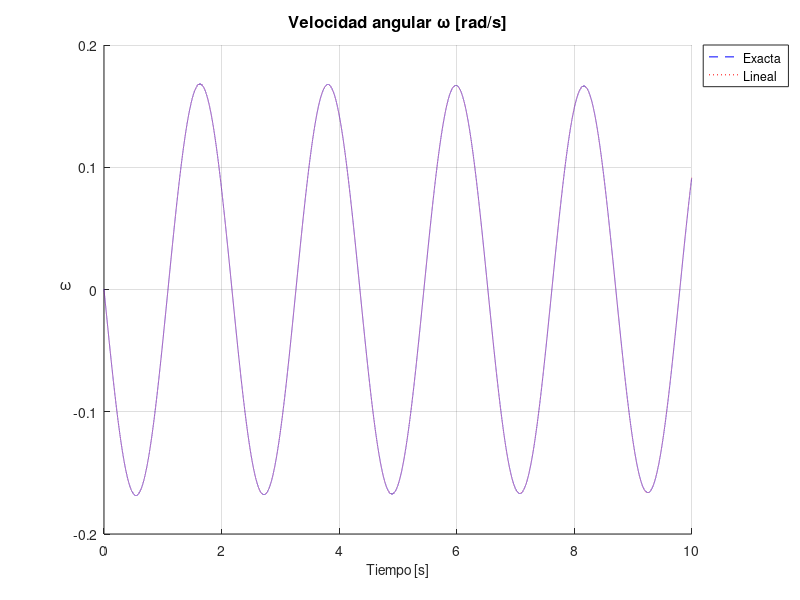
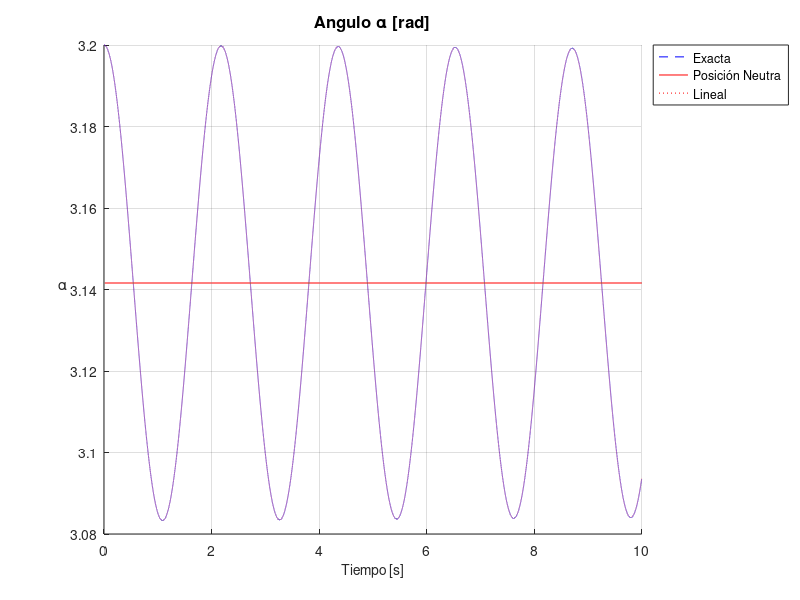
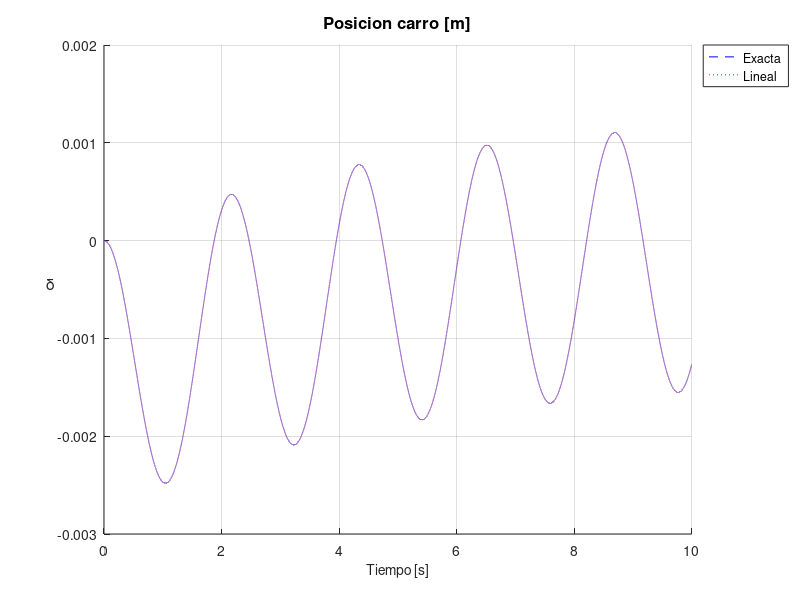
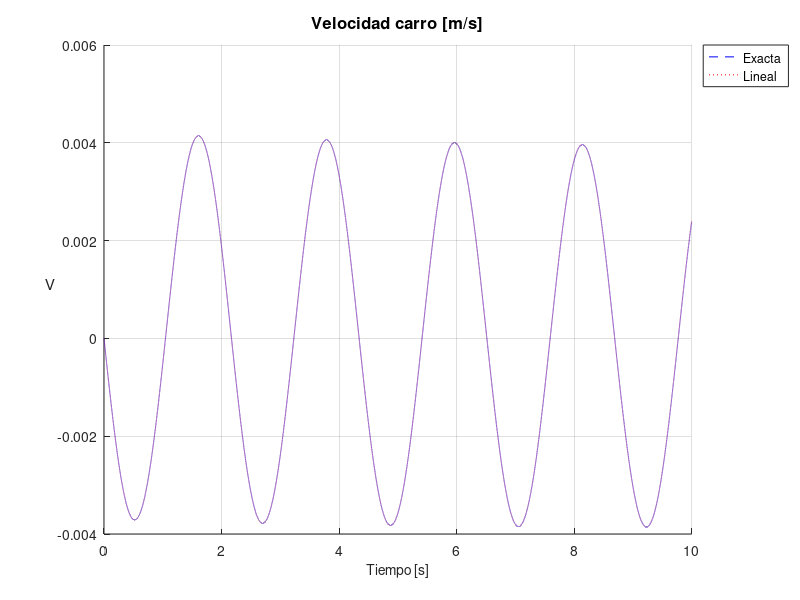

These figures' MATLAB source, in order:
clc;clear all;close all;

tic
m       = 0.01;
Fricc   = 0.1;
long    = 1.2;
g       = 9.8;
M       = 0.5;
h       = 0.0001;
tiempo  = 10/h;
p_pp    = 0;
tita_pp = 0;
omega(1)= 0;

%Condiciones iniciales
alfa(1) = 3.2;   % Cambiar según el equilibrio
p(1)    = 0;
p_p(1)  = 0;
u(1)    = 0;
p(1)    = 0;
i       = 1;

%Versión linealizada en el equilibrio estable. Sontag Pp 104.
%estado=[p(i); p_p(i); alfa(i); omega(i)]
Mat_A   = [0 1 0 0;...
          0 -Fricc/M -m*g/M 0;...
          0 0 0 1;...
          0 -Fricc/(long*M) -g*(m+M)/(long*M) 0];
Mat_B   = [0;...
           1/M;...
           0;...
           1/(long*M)];
X0      = [0 0 pi 0]';        % Cambiar según el equilibrio
x       = [0 0 alfa(1) 0]';

while(i<(tiempo+1))

    %Variables del sistema no lineal
    estado  = [p(i); p_p(i); alfa(i); omega(i)];
    u(i)    = 0;
    
    %Sistema no lineal
    p_pp        = (1/(M+m)) * (u(i) - m*long*tita_pp*cos(alfa(i)) + m*long*omega(i)^2*sin(alfa(i)) - Fricc*p_p(i));
    tita_pp     = (1/long) * (g*sin(alfa(i)) - p_pp*cos(alfa(i)));
    
    p_p(i+1)    = p_p(i) + h*p_pp;
    p(i+1)      = p(i) + h*p_p(i);
    omega(i+1)  = omega(i) + h*tita_pp;
    alfa(i+1)   = alfa(i) + h*omega(i);
    
    %Variables del sistema lineal
    pl(i) = x(1); p_pl(i) = x(2); alfal(i) = x(3); omegal(i) = x(4);
    
    %Sistema lineal
    xp  = Mat_A*(x-X0) + Mat_B*u(i);
    x   = x + h*xp;
    i   = i+1;
end

TCalculo = toc

t         = 0:i-1;
t         = t*h;
u(i)      = 0;
pl(i)     = x(1);
p_pl(i)   = x(2);
alfal(i)  = x(3);
omegal(i) = x(4);

hfig1 = figure(1);
set(hfig1, 'Visible', 'off');
hold on;
title('Velocidad angular \omega [rad/s]',"fontsize",12);
xlabel('Tiempo [s]',"fontsize",10);
ylabel('\omega',"rotation",0);
plot(t,omega,'--b',"displayname","Exacta");
plot(t,omegal,':r',"displayname","Lineal");
legend("location","bestoutside");
grid on;
print('figura1','-landscape','-r500',"-dpng")

hfig2 = figure(2);
set(hfig1, 'Visible', 'off');
hold on;
title('Angulo \alpha [rad]',"fontsize",12);
xlabel('Tiempo [s]',"fontsize",10);
ylabel('\alpha',"rotation",0);
plot(t, alfa,'--b',"displayname","Exacta");
plot(t, pi*ones(size(t)),'r',"displayname","Posición Neutra");
plot(t, alfal,':r',"displayname","Lineal");
legend("location","bestoutside");
grid on;
print('figura2','-landscape','-r500',"-dpng")

hfig3 = figure(3);
set(hfig1, 'Visible', 'off');
hold on;
title('Posicion carro [m]',"fontsize",12);
xlabel('Tiempo [s]',"fontsize",10);
ylabel('\delta',"rotation",0);
plot(t,p,'--b',"displayname","Exacta");
plot(t,pl,':r',"displayname","Lineal");
legend("location","bestoutside");
grid on;
print('figura3','-landscape','-r500',"-dpng")

hfig4 = figure(4);
set(hfig1, 'Visible', 'off');
hold on;
title('Velocidad carro [m/s]',"fontsize",12);
xlabel('Tiempo [s]',"fontsize",10);
ylabel('V',"rotation",0);
plot(t,p_p,'--b',"displayname","Exacta");
plot(t,p_pl,':r',"displayname","Lineal");
legend("location","bestoutside");
grid on;
print('figura4','-landscape','-r500',"-dpng")

hfig5 = figure(5);
set(hfig1, 'Visible', 'off');
hold on;
title('Accion de control');
xlabel('Tiempo en Seg.');
plot(t,u,'b');
grid on;
print('figura5','-landscape','-r500',"-dpng")

hfig6 = figure(6);
set(hfig1, 'Visible', 'off');
hold on;
xlabel('Angulo \phi [rad]',"fontsize",10);
ylabel('Velocidad angular \omega [rad/s]',"fontsize",10);
plot(alfa,omega,'--b',"displayname","Exacta");
plot(alfal,omegal,':r',"displayname","Lineal");
legend("location","bestoutside");
grid on;
print('figura6','-landscape','-r500',"-dpng")

hfig7 = figure(7);
set(hfig1, 'Visible', 'off');
hold on;
plot(p,p_p,'--b',"displayname","Exacta");
plot(pl,p_pl,':r',"displayname","Lineal");
xlabel('Posicion carro \delta [m]',"fontsize",10);
ylabel('Velocidad carro v [m/s]',"fontsize",10);
legend("location","bestoutside");
grid on;
print('figura7','-landscape','-r500',"-dpng");

close all;
